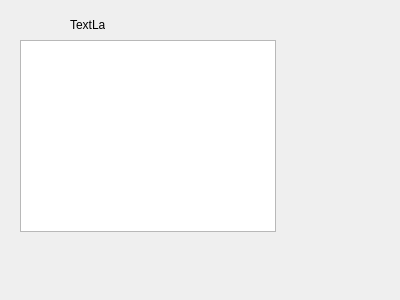
<?xml version="1.0" encoding="UTF-8"?>
<ui version="4.0">
 <class>Form</class>
 <widget class="QWidget" name="Form">
  <property name="geometry">
   <rect>
    <x>0</x>
    <y>0</y>
    <width>400</width>
    <height>300</height>
   </rect>
  </property>
  <property name="windowTitle">
   <string>Form</string>
  </property>
  <widget class="QWidget" name="widget" native="true">
   <property name="geometry">
    <rect>
     <x>20</x>
     <y>20</y>
     <width>331</width>
     <height>251</height>
    </rect>
   </property>
   <widget class="QTextBrowser" name="textBrowser">
    <property name="geometry">
     <rect>
      <x>0</x>
      <y>20</y>
      <width>256</width>
      <height>192</height>
     </rect>
    </property>
   </widget>
   <widget class="QLabel" name="label">
    <property name="geometry">
     <rect>
      <x>50</x>
      <y>0</y>
      <width>35</width>
      <height>10</height>
     </rect>
    </property>
    <property name="text">
     <string>TextLabel</string>
    </property>
   </widget>
  </widget>
 </widget>
 <resources/>
 <connections/>
</ui>
